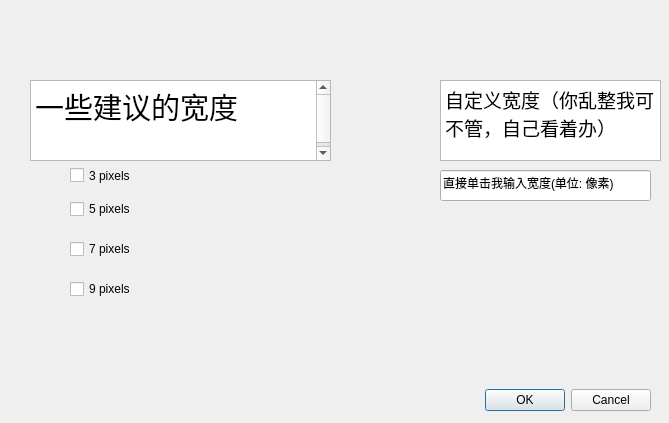
<?xml version="1.0" encoding="UTF-8"?>
<ui version="4.0">
 <class>setPenWidthWindows</class>
 <widget class="QWidget" name="setPenWidthWindows">
  <property name="geometry">
   <rect>
    <x>0</x>
    <y>0</y>
    <width>669</width>
    <height>423</height>
   </rect>
  </property>
  <property name="windowTitle">
   <string>Form</string>
  </property>
  <widget class="QDialogButtonBox" name="qulifiedOrRefuse">
   <property name="geometry">
    <rect>
     <x>370</x>
     <y>370</y>
     <width>281</width>
     <height>61</height>
    </rect>
   </property>
   <property name="standardButtons">
    <set>QDialogButtonBox::Cancel|QDialogButtonBox::Ok</set>
   </property>
  </widget>
  <widget class="QWidget" name="widget" native="true">
   <property name="geometry">
    <rect>
     <x>40</x>
     <y>120</y>
     <width>191</width>
     <height>201</height>
    </rect>
   </property>
   <widget class="QCheckBox" name="checkBox">
    <property name="geometry">
     <rect>
      <x>30</x>
      <y>40</y>
      <width>111</width>
      <height>31</height>
     </rect>
    </property>
    <property name="text">
     <string>3 pixels</string>
    </property>
    <property name="autoExclusive">
     <bool>true</bool>
    </property>
   </widget>
   <widget class="QCheckBox" name="checkBox_2">
    <property name="geometry">
     <rect>
      <x>30</x>
      <y>80</y>
      <width>61</width>
      <height>18</height>
     </rect>
    </property>
    <property name="text">
     <string>5 pixels</string>
    </property>
    <property name="autoExclusive">
     <bool>true</bool>
    </property>
   </widget>
   <widget class="QCheckBox" name="checkBox_3">
    <property name="geometry">
     <rect>
      <x>30</x>
      <y>120</y>
      <width>61</width>
      <height>18</height>
     </rect>
    </property>
    <property name="text">
     <string>7 pixels</string>
    </property>
    <property name="autoExclusive">
     <bool>true</bool>
    </property>
   </widget>
   <widget class="QCheckBox" name="checkBox_4">
    <property name="geometry">
     <rect>
      <x>30</x>
      <y>160</y>
      <width>61</width>
      <height>18</height>
     </rect>
    </property>
    <property name="text">
     <string>9 pixels</string>
    </property>
    <property name="autoExclusive">
     <bool>true</bool>
    </property>
   </widget>
  </widget>
  <widget class="QTextBrowser" name="textBrowser">
   <property name="geometry">
    <rect>
     <x>30</x>
     <y>80</y>
     <width>301</width>
     <height>81</height>
    </rect>
   </property>
   <property name="font">
    <font>
     <family>Consolas</family>
    </font>
   </property>
   <property name="html">
    <string>&lt;!DOCTYPE HTML PUBLIC &quot;-//W3C//DTD HTML 4.0//EN&quot; &quot;http://www.w3.org/TR/REC-html40/strict.dtd&quot;&gt;
&lt;html&gt;&lt;head&gt;&lt;meta name=&quot;qrichtext&quot; content=&quot;1&quot; /&gt;&lt;meta charset=&quot;utf-8&quot; /&gt;&lt;style type=&quot;text/css&quot;&gt;
p, li { white-space: pre-wrap; }
hr { height: 1px; border-width: 0; }
li.unchecked::marker { content: &quot;\2610&quot;; }
li.checked::marker { content: &quot;\2612&quot;; }
&lt;/style&gt;&lt;/head&gt;&lt;body style=&quot; font-family:'Consolas'; font-size:9pt; font-weight:400; font-style:normal;&quot;&gt;
&lt;p style=&quot; margin-top:0px; margin-bottom:0px; margin-left:0px; margin-right:0px; -qt-block-indent:0; text-indent:0px;&quot;&gt;&lt;span style=&quot; font-family:'Microsoft YaHei UI'; font-size:22pt;&quot;&gt;一些建议的宽度&lt;/span&gt;&lt;/p&gt;
&lt;p style=&quot;-qt-paragraph-type:empty; margin-top:0px; margin-bottom:0px; margin-left:0px; margin-right:0px; -qt-block-indent:0; text-indent:0px; font-family:'Microsoft YaHei UI'; font-size:22pt;&quot;&gt;&lt;br /&gt;&lt;/p&gt;&lt;/body&gt;&lt;/html&gt;</string>
   </property>
  </widget>
  <widget class="smartLineEditClass" name="widthSelfGetter">
   <property name="geometry">
    <rect>
     <x>440</x>
     <y>170</y>
     <width>211</width>
     <height>31</height>
    </rect>
   </property>
   <property name="text">
    <string>直接单击我输入宽度(单位: 像素)</string>
   </property>
  </widget>
  <widget class="QTextBrowser" name="textBrowser_2">
   <property name="geometry">
    <rect>
     <x>440</x>
     <y>80</y>
     <width>221</width>
     <height>81</height>
    </rect>
   </property>
   <property name="html">
    <string>&lt;!DOCTYPE HTML PUBLIC &quot;-//W3C//DTD HTML 4.0//EN&quot; &quot;http://www.w3.org/TR/REC-html40/strict.dtd&quot;&gt;
&lt;html&gt;&lt;head&gt;&lt;meta name=&quot;qrichtext&quot; content=&quot;1&quot; /&gt;&lt;meta charset=&quot;utf-8&quot; /&gt;&lt;style type=&quot;text/css&quot;&gt;
p, li { white-space: pre-wrap; }
hr { height: 1px; border-width: 0; }
li.unchecked::marker { content: &quot;\2610&quot;; }
li.checked::marker { content: &quot;\2612&quot;; }
&lt;/style&gt;&lt;/head&gt;&lt;body style=&quot; font-family:'Microsoft YaHei UI'; font-size:9pt; font-weight:400; font-style:normal;&quot;&gt;
&lt;p style=&quot; margin-top:0px; margin-bottom:0px; margin-left:0px; margin-right:0px; -qt-block-indent:0; text-indent:0px;&quot;&gt;&lt;span style=&quot; font-size:14pt;&quot;&gt;自定义宽度（你乱整我可不管，自己看着办）&lt;/span&gt;&lt;/p&gt;&lt;/body&gt;&lt;/html&gt;</string>
   </property>
  </widget>
 </widget>
 <customwidgets>
  <customwidget>
   <class>smartLineEditClass</class>
   <extends>QLineEdit</extends>
   <header>smartlineeditclass.h</header>
  </customwidget>
 </customwidgets>
 <resources/>
 <connections/>
</ui>
